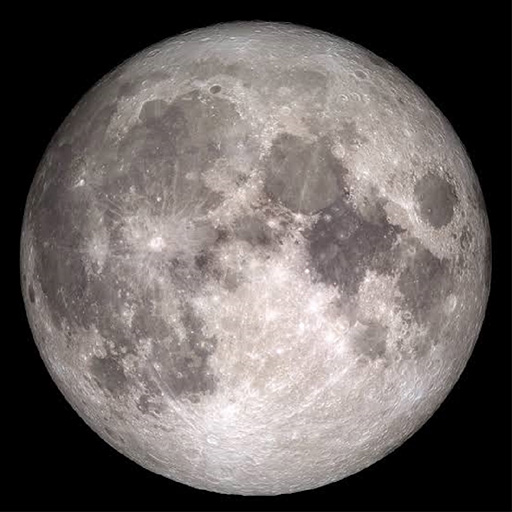
#> input picture target.jpg, 512 x 512 px
$ python main.py
#> lines starting #> are read from the running program, lines starting #| are printed output that depends on the picture
#> in read_image, data is the input picture: shape (512, 512, 3); mean R, G, B 106.1, 99.5, 97.5
#> call 2 of read_image, with path = 'source.jpg'
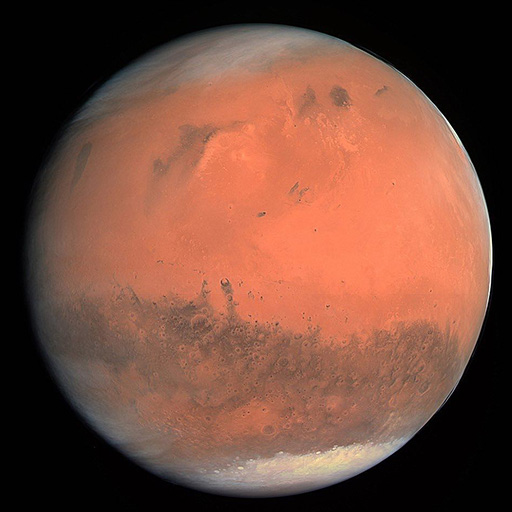
#> input picture source.jpg, 512 x 512 px
#> in read_image, data is the input picture: shape (512, 512, 3); mean R, G, B 117.9, 75.4, 60.1
#> call 3 of read_image, with path = 'mask.jpg'
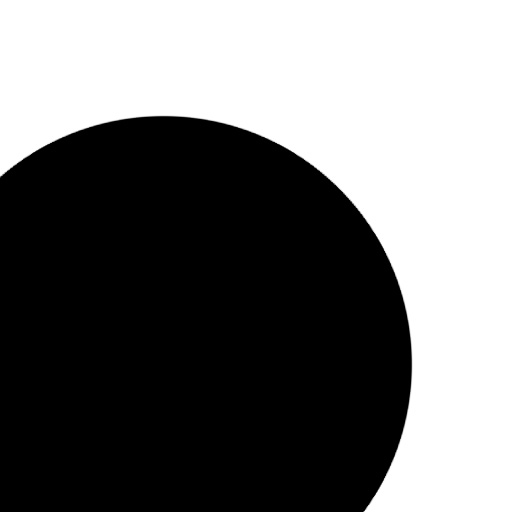
#> input picture mask.jpg, 512 x 512 px
#> in read_image, data is the input picture: shape (512, 512, 3); min 0, max 255, mean 114.4
### blending.py
import typing
import numpy as np
import cv2


class Blending(typing.Protocol):
    def __call__(self, target: np.ndarray, source: np.ndarray, mask: np.ndarray): ...


# SCORE +3: For submitting  YOUR OWN target image, source image, mask image
# SCORE +2: For submitting the output for NaiveBlending and MultiBandBlending

class NaiveBlending(Blending):
    def __call__(self, target: np.ndarray, source: np.ndarray, mask: np.ndarray):
        assert target.ndim == 3
        H, W, C = target.shape
        assert source.shape == (H, W, C)
        assert mask.shape == (H, W)

        mask = mask[:, :, np.newaxis]

        # target -> background
        # source -> object to be added
        # mask -> source mask
        return target * (1 - mask) + source * mask


class MultiBandBlending(Blending):

    def __init__(self, num_levels) -> None:
#> called with num_levels = 9
        super().__init__()
        self.num_levels = num_levels
#> self.num_levels = 9

    def gaussian_pyramid(self, image: np.ndarray) -> typing.List[np.ndarray]:
        # SCORE +2: Generate a Gaussian Pyramid using the input 'image' of shape (H, W)
        # Hint: use cv2.pyrDown
        # Hint: The pyramid goes smaller the higher the index (pyramid[0] is bigger than pyramid[1], large->small)
        pyramid = [image]
        for i in range(self.num_levels - 1):
            pyramid.append(cv2.pyrDown(pyramid[i]))
        return pyramid

    def laplacian_pyramid(self, image: np.ndarray) -> typing.List[np.ndarray]:
        # SCORE +4: Generate a Gaussian Pyramid using the input 'image' of shape (H, W)
        # Hint: use cv2.pyrDown, and cv2.pyrUp
        # Hint: The pyramid goes smaller the higher the index (pyramid[0] is bigger than pyramid[1], large->small)
        # Hint: Replace 'None' with the correct expression
        pyramid = []
        current = image.copy()
        for i in range(self.num_levels - 1):
            lowfreq_features = cv2.pyrDown(current)
            lowfreq_features_upsampled = cv2.pyrUp(lowfreq_features)
            highfreq_features = current - lowfreq_features_upsampled
            pyramid.append(highfreq_features)
            current = lowfreq_features
        pyramid.append(current)
        return pyramid

    def blend_pyramids(self, target_pyramid: typing.List[np.ndarray], source_pyramid: typing.List[np.ndarray], mask_pyramid: typing.List[np.ndarray]) -> typing.List[np.ndarray]:
        # SCORE +1: Blend the features found for each level in the pyramid
        # Hint: See the class NaiveBlending (above)
        composites = []
        for target, source, mask in zip(target_pyramid, source_pyramid, mask_pyramid):
            composite = target * (1 - mask) + source * mask
            composites.append(composite)
        return composites

    def reconstruct(self, pyramid: typing.List[np.ndarray]) -> np.ndarray:
        # SCORE +1: Combine the different levels of the pyramid to generate one image
        # Hint: Use cv2.pyrUp
        pyramid = pyramid[::-1]  # invert from (large->small) to (small->large)
        image = pyramid[0]
        for feature in pyramid[1:]:
            image = cv2.pyrUp(image)  # Hint: Replace this line with the appropriate expression
            image += feature
        return image

    def split_channels(self, image: np.ndarray) -> typing.List[np.ndarray]:
        # SCORE +1: Split an image into multiple channels
        # Hint: (H, W, C) -> [(H, W), (H, W), ..., (H, W)]
        return [image[:, :, i] for i in range(image.shape[2])]  # Hint: Replace this line with the appropriate expression

    def join_channels(self, channels: typing.List[np.ndarray]) -> np.ndarray:
        # SCORE +1: Combine the split channels to a single image of shape (H, W, C)
        # Hint: Use np.stack
        return np.stack(channels, axis=2)

    def blend_channel(self, target: np.ndarray, source: np.ndarray, mask: np.ndarray):
        assert target.ndim == 2
        H, W = target.shape
        assert source.shape == (H, W)
        assert mask.shape == (H, W)

        target_pyramid = self.laplacian_pyramid(target)
        source_pyramid = self.laplacian_pyramid(source)
        mask_pyramid = self.gaussian_pyramid(mask)

        assert len(target_pyramid) == len(source_pyramid) == len(mask_pyramid) == self.num_levels

        composite_pyramid = self.blend_pyramids(target_pyramid, source_pyramid, mask_pyramid)
        composite = self.reconstruct(composite_pyramid)
        return composite

    def __call__(self, target: np.ndarray, source: np.ndarray, mask: np.ndarray):
        assert target.ndim == 3
        H, W, C = target.shape
#> H = 512; W = 512; C = 3
        assert source.shape == (H, W, C)
        assert mask.shape == (H, W)

        composite_channels = []

        target_channels = self.split_channels(target)
#> target_channels = 3 items
        source_channels = self.split_channels(source)
#> source_channels = 3 items

        assert len(target_channels) == len(source_channels)

        for target_channel, source_channel in zip(target_channels, source_channels):
            composite_channel = self.blend_channel(target_channel, source_channel, mask)
            composite_channels.append(composite_channel)
#> this loop made 3 passes
#> pass 1, in laplacian_pyramid (call 2), `current = image.copy()`:
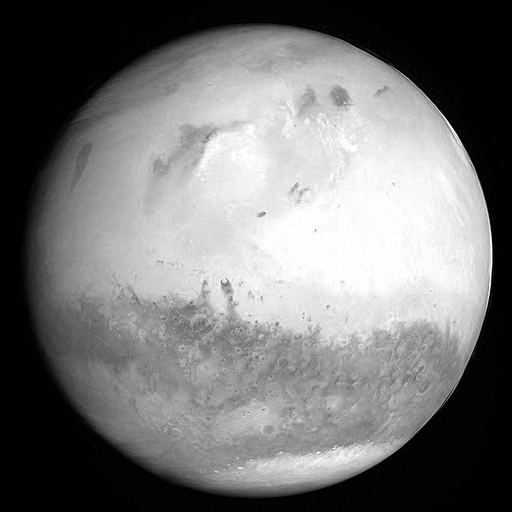
#> current: shape (512, 512) float64; min 0, max 1, mean 0.462
#> pass 1, in blend_channel, `composite = self.reconstruct(composite_pyramid)`:
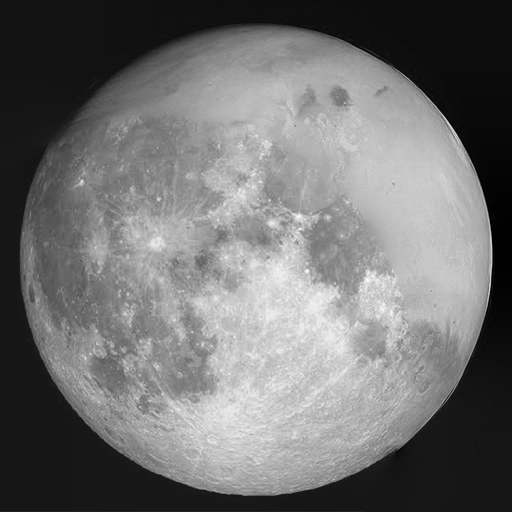
#> composite: shape (512, 512) float64; min -0.1, max 1.13, mean 0.448; drawn with min black and max white
#> after the loop, composite_channels = 3 items

        composite = self.join_channels(composite_channels)
#> in join_channels, `return np.stack(channels, axis=2)`:
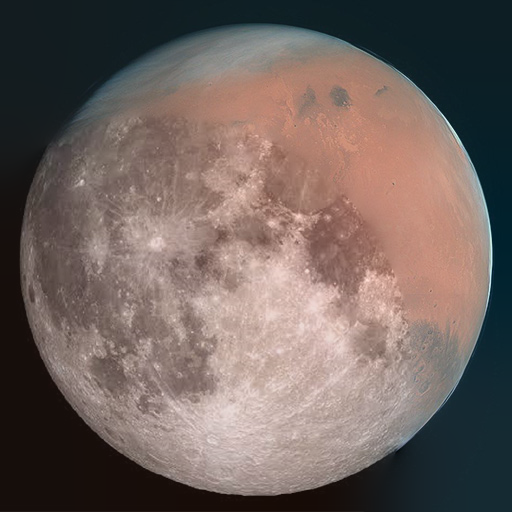
#> returned value: shape (512, 512, 3) float64; mean of channels 0, 1, 2 0.448, 0.382, 0.36; drawn with min black and max white
        return composite

### main.py
import imageio
import numpy as np

import blending


def read_image(path) -> np.ndarray:
    data = imageio.imread(path)
    return np.array(data) / 255


def read_mask(path) -> np.ndarray:
    image = read_image(path)
    return image.mean(axis=2)


def write_image(image: np.ndarray, path):
#> called with path = 'multiband.jpg'
    image = (image - image.min()) / (image.max() - image.min())
    image = image * 255
    image = np.clip(image, 0, 255)
    image = image.astype(np.uint8)
    imageio.imwrite(path, image)


def compute_num_levels(image: np.ndarray):
    h, w, c = image.shape
    return int(np.floor(np.log2(min(h, w))))


if __name__ == "__main__":
    target = read_image("target.jpg")
    source = read_image("source.jpg")
    mask = read_mask("mask.jpg")

    blender = blending.MultiBandBlending(num_levels=compute_num_levels(target))
    composite = blender(target, source, mask)
    write_image(composite, "multiband.jpg")

    blender = blending.NaiveBlending()
    composite = blender(target, source, mask)
#> in __call__, `return target * (1 - mask) + source * mask`:
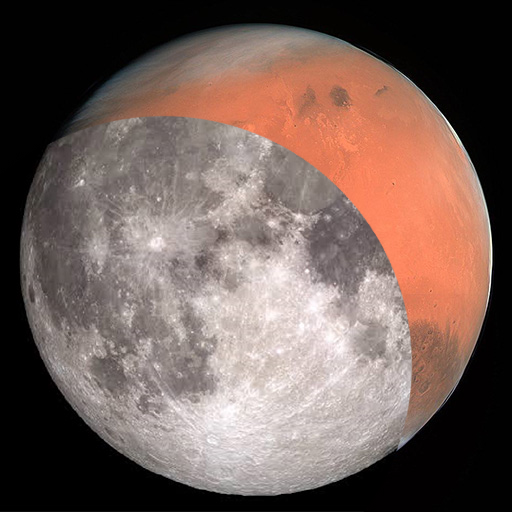
#> returned value: shape (512, 512, 3) float64; mean of channels 0, 1, 2 0.454, 0.376, 0.349; drawn as R, G, B
    write_image(composite, "naive.jpg")
